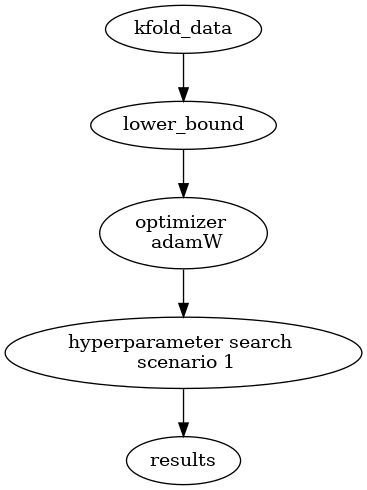

This chart was generated by the following Python code:
from graphviz import Digraph


G = Digraph(format='png')


nodes = ['kfold_data', 'lower_bound', f'optimizer \n adamW','hyperparameter search \n scenario 1', "results"]
for node in nodes:
    G.node(node)


edges = [('kfold_data', 'lower_bound'), ('lower_bound', f'optimizer \n adamW'), (f'optimizer \n adamW',  'hyperparameter search \n scenario 1'), ('hyperparameter search \n scenario 1', 'results')]
for edge in edges:
    G.edge(*edge)





G.render('path_1', cleanup=True, view=False)
